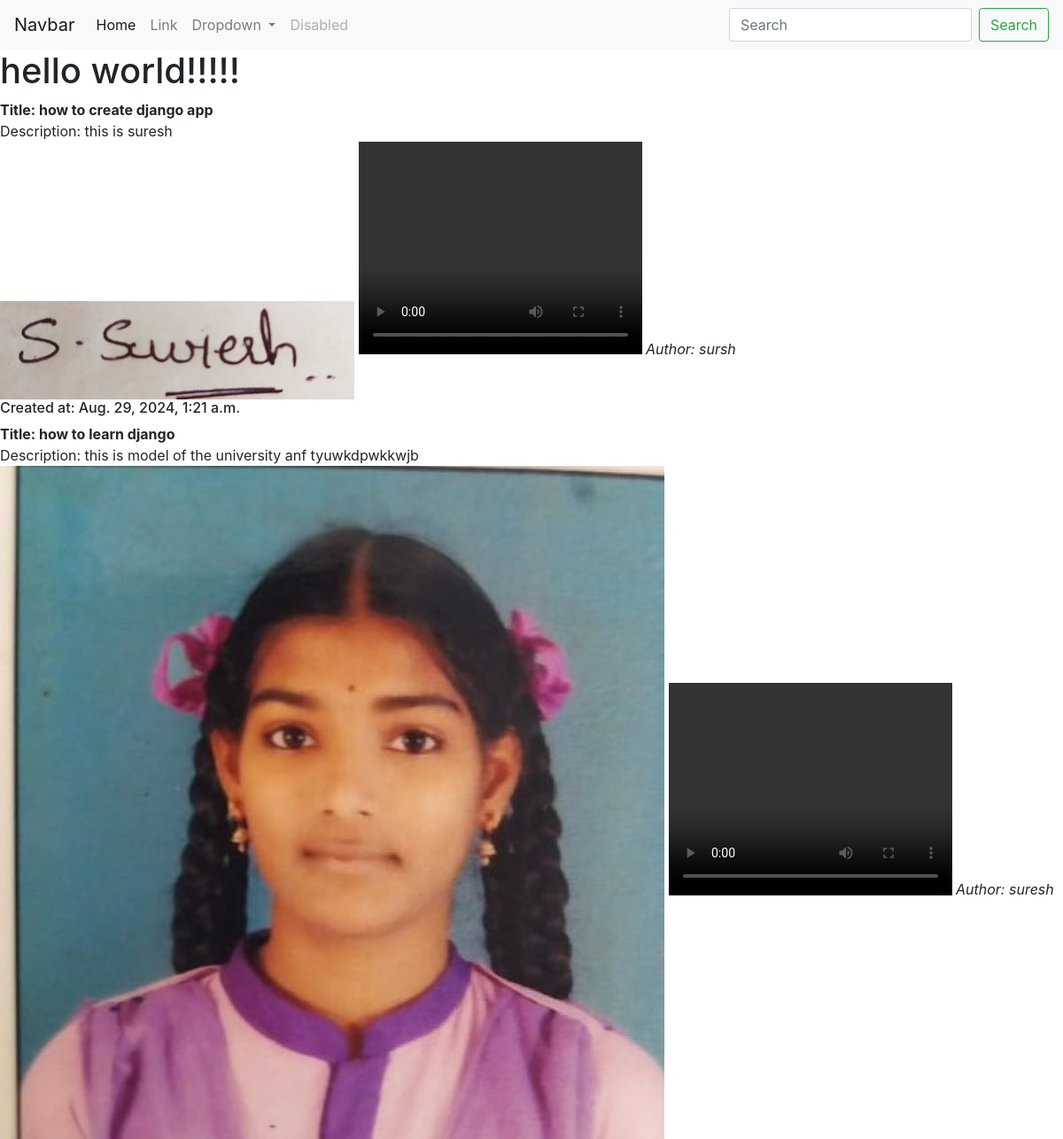
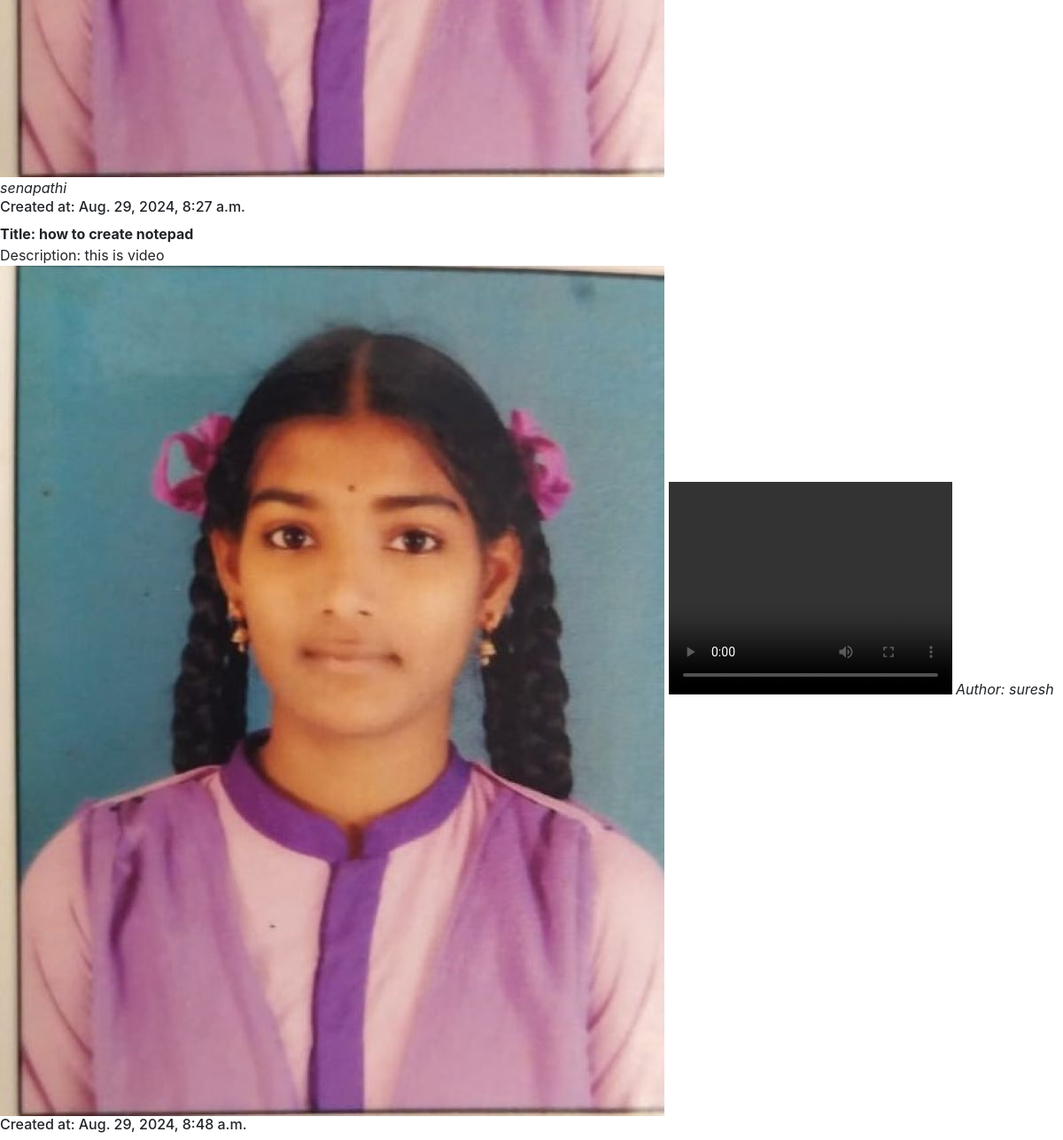
The page / on the database its author committed (2 pictures, top to bottom).
### demoapp/models.py (models this page shows, shortened)
class Blog(models.Model):
    title=models.CharField(max_length=100)
    image=models.ImageField(upload_to="images/")
    viedo = models.CharField(max_length=255,default='/static/default_video.mp4')
    description=models.TextField()
    author=models.CharField(max_length=100)
    created_at=models.DateTimeField(default=datetime.now)

### demoapp/views.py (the view)
# urls.py: 2. Add a URL to urlpatterns:  path('', views.home, name='home')
def home(request):
    post=Contact.objects.all()
    post=Blog.objects.all()
    return render(request,"base.html",{'post':post})

### templates/base.html (shortened to what this page needs)
{% load static %}
<!doctype html>
<html lang="en">
  <head>
    <link rel="stylesheet" href="{% static 'css/bootstrap-grid.css'%}">
    <link rel="stylesheet" href="{% static 'css/bootstrap.css' %}">
    <link rel="stylesheet" href="{% static 'css/bootstrap-grid.css' %}">
    <link rel="stylesheet" href="{% static 'css/bootstrap-grid-min.css' %}">
    <link rel="stylesheet" href="{% static 'css/bootstrap-reboot.css' %}">
    <link rel="stylesheet" href="{% static 'css/bootstrap.min.css' %}">
    <link rel="stylesheet" href="{% static 'css/bootstrap-reboot.min.css' %}">
    <nav class="navbar navbar-expand-lg navbar-light bg-light">
        <a class="navbar-brand" href="#">Navbar</a>
        <div class="collapse navbar-collapse" id="navbarSupportedContent">
          <ul class="navbar-nav mr-auto">
            <li class="nav-item active">
              <a class="nav-link" href="#">Home <span class="sr-only">(current)</span></a>
            </li>
            <li class="nav-item">
              <a class="nav-link" href="#">Link</a>
            </li>
            <li class="nav-item dropdown">
              <a class="nav-link dropdown-toggle" href="#" id="navbarDropdown" role="button" data-toggle="dropdown" aria-haspopup="true" aria-expanded="false">
                Dropdown
              </a>
            </li>
            <li class="nav-item">
              <a class="nav-link disabled" href="#" tabindex="-1" aria-disabled="true">Disabled</a>
            </li>
          </ul>
          <form class="form-inline my-2 my-lg-0">
            <input class="form-control mr-sm-2" type="search" placeholder="Search" aria-label="Search">
            <button class="btn btn-outline-success my-2 my-sm-0" type="submit">Search</button>
          </form>
        </div>
      </nav>
  </head>
  <body>
    <h1>hello world!!!!!</h1>
    {% block content %}
    {% for i in post %}
  <b>Title: {{ i.title }}</b><br>
  Description: {{ i.description }}<br>
  <img src="{{ i.image.url }}" alt="Image">
  <video width="320" height="240" controls>
    <source src="{{ i.video.url }}" type="video/mp4">
  </video>
  <i>Author: {{ i.author }}</i><br>
  <b><h6>Created at: {{ i.created_at }}</h6></b>
{% endfor %}
    {% endblock content %}
  </body>
</html>

### rows shown on the page
Blog: title "how to create django app", description "this is suresh", image (picture), author "sursh", created_at "Aug. 29, 2024, 1:21 a.m."
Blog: title "how to learn django", description "this is model of the university anf tyuwkdpwkkwjb", image (picture), author "suresh senapathi", created_at "Aug. 29, 2024, 8:27 a.m."
Blog: title "how to create notepad", description "this is video", image (picture), author "suresh", created_at "Aug. 29, 2024, 8:48 a.m."
